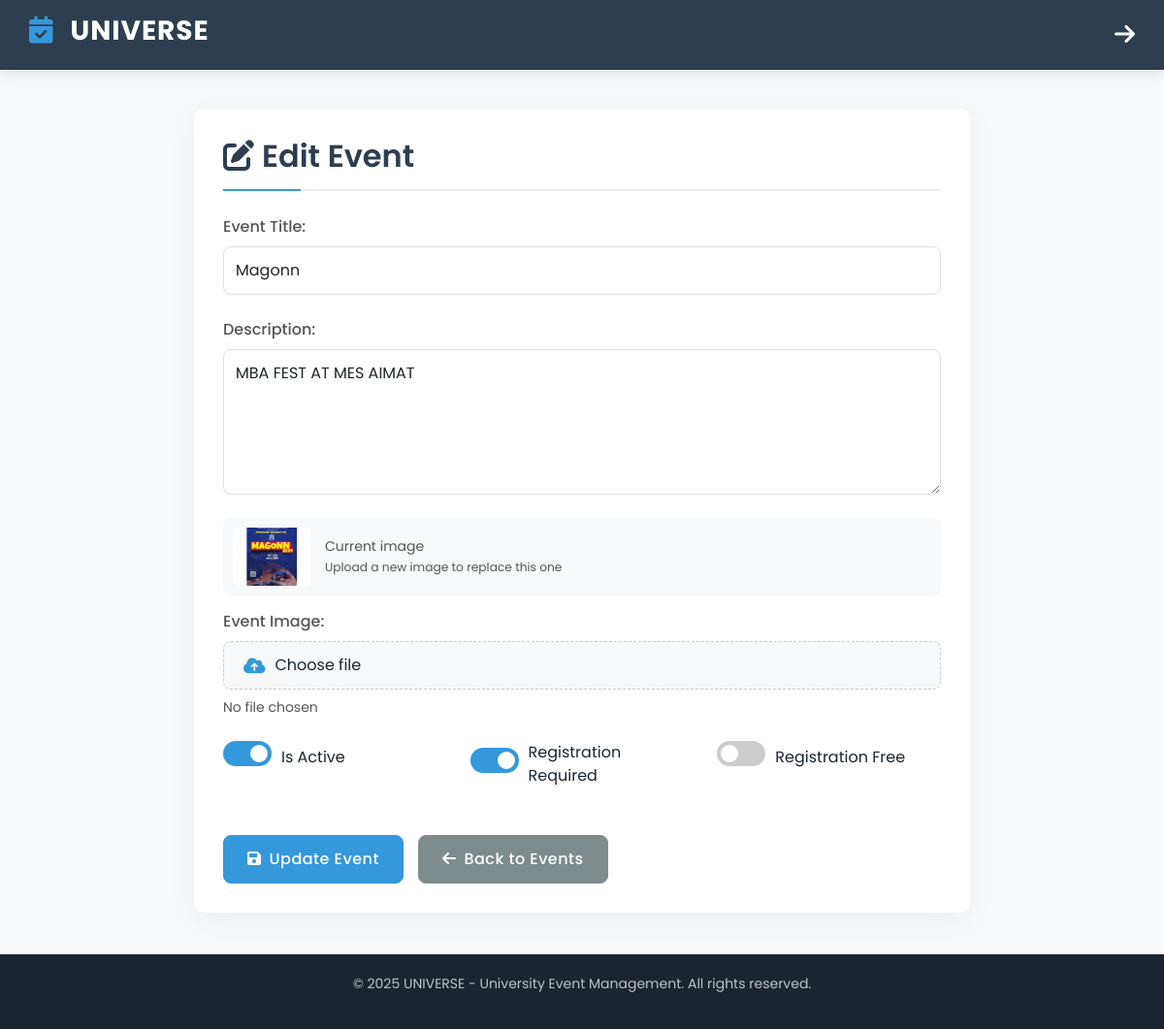
The page /College/events/edit/3/ (signed in) on the database its author committed.
### College/models.py (models this page shows, shortened)
class Event(models.Model):
    college = models.ForeignKey(College, on_delete=models.CASCADE)  # Link to College
    title = models.CharField(max_length=200)  # Event title
    description = models.TextField()  # Event description
    created_at = models.DateTimeField(default=now)  # Timestamp of event creation
    image = models.ImageField(upload_to="events/", blank=True, null=True)  # Optional event image
    is_active = models.BooleanField(default=True)  # Whether event is active or archived
    likes = models.PositiveIntegerField(default=0)  # Number of likes on the event post
    is_registration_required = models.BooleanField(default=False)  # Whether registration is required for the event
    is_registration_free = models.BooleanField(default=True)  # Whether registration is free
    registration_fee = models.DecimalField(max_digits=10, decimal_places=2, null=True, blank=True)  # Registration Fee

### College/views.py (the view, shortened to what this page needs)
# urls.py: path('events/edit/<int:event_id>/', views.edit_event, name='edit_event'),  # Edit event
def edit_event(request, event_id):
    college_id = request.session.get("col")
    if not college_id:
        return redirect("Student:login")
    event = get_object_or_404(Event, id=event_id, college_id=college_id)
    return render(request, "College/Edit_event.html", {"event": event})

### College/templates/College/Edit_event.html (shortened to what this page needs)
<!DOCTYPE html>
<html lang="en">
<head>
    <link href="https://cdn.jsdelivr.net/npm/bootstrap@5.3.0-alpha1/dist/css/bootstrap.min.css" rel="stylesheet">
    <link rel="stylesheet" href="https://cdnjs.cloudflare.com/ajax/libs/font-awesome/6.0.0-beta3/css/all.min.css">
</head>
<body>
    <div class="navbar">
        <h1><i class="fas fa-calendar-check"></i> UNIVERSE</h1>
        <a href="{% url 'College:college_home' %}" style="color: #fff; text-decoration: none; font-size: 24px;">
            <i class="fas fa-arrow-right"></i>
        </a>
    </div>
    <div class="form-container">
        <h2><i class="fas fa-edit me-2"></i>Edit Event</h2>
        <form method="post" enctype="multipart/form-data" id="editEventForm">
            <div class="mb-4">
                <label for="title">Event Title:</label>
                <input type="text" id="title" name="title" class="form-control" value="{{ event.title }}" required>
            </div>
            <div class="mb-4">
                <label for="description">Description:</label>
                <textarea id="description" name="description" class="form-control" required>{{ event.description }}</textarea>
            </div>
            {% if event.image %}
            <div class="current-image">
                <img src="{{ event.image.url }}" alt="{{ event.title }}">
                <div class="current-image-info">
                    <p class="mb-0">Current image</p>
                    <small>Upload a new image to replace this one</small>
                </div>
            </div>
            {% endif %}
            <div class="mb-4">
                <label>Event Image:</label>
                <div class="file-input-container">
                    <div class="file-input-button">
                        <i class="fas fa-cloud-upload-alt"></i>
                        <span>Choose file</span>
                    </div>
                    <div class="file-name" id="fileName">No file chosen</div>
                </div>
            </div>
            <div class="row">
                <div class="col-md-4">
                    <div class="custom-checkbox-container mb-4">
                        <label class="custom-checkbox">
                            <span class="slider"></span>
                        </label>
                        <span class="checkbox-label">Is Active</span>
                    </div>
                </div>
                <div class="col-md-4">
                    <div class="custom-checkbox-container mb-4">
                        <label class="custom-checkbox">
                            <span class="slider"></span>
                        </label>
                        <span class="checkbox-label">Registration Required</span>
                    </div>
                </div>
                <div class="col-md-4">
                    <div class="custom-checkbox-container mb-4">
                        <label class="custom-checkbox">
                            <span class="slider"></span>
                        </label>
                        <span class="checkbox-label">Registration Free</span>
                    </div>
                </div>
            </div>
            <div class="button-container">
                <button type="submit" class="btn btn-primary">
                    <i class="fas fa-save me-2"></i>Update Event
                </button>
                <a href="{% url 'College:college_events' %}" class="btn btn-secondary">
                    <i class="fas fa-arrow-left me-2"></i>Back to Events
                </a>
            </div>
        </form>
    </div>
    <div class="footer">
        <p>&copy; 2025 UNIVERSE - University Event Management. All rights reserved.</p>
    </div>
</body>
</html>

### College/templates/College/Edit_event.html (style rules this page uses)
:root { --primary: #2c3e50; --secondary: #3498db; --accent: #e74c3c; --light: #ecf0f1; --dark: #1a252f; --success: #2ecc71; --warning: #f39c12; }
body { font-family: 'Poppins', sans-serif; background-color: #f8f9fa; color: var(--dark); padding-bottom: 80px; min-height: 100vh; position: relative; }
.navbar { background-color: var(--primary); color: white; padding: 15px 30px; box-shadow: 0 4px 12px rgba(0,0,0,0.1); }
.navbar h1 { font-size: 28px; font-weight: 700; letter-spacing: 1px; }
.navbar h1 i { color: var(--secondary); margin-right: 10px; }
.navbar a { transition: transform 0.3s ease; }
.form-container { max-width: 800px; margin: 40px auto; padding: 30px; background-color: white; border-radius: 10px; box-shadow: 0 8px 30px rgba(0,0,0,0.05); transition: transform 0.3s ease, box-shadow 0.3s ease; }
h2 { color: var(--primary); font-weight: 600; margin-bottom: 25px; padding-bottom: 15px; border-bottom: 2px solid var(--light); position: relative; }
h2:after { content: ''; position: absolute; width: 80px; height: 2px; background-color: var(--secondary); bottom: -2px; left: 0; }
.form-control { border: 1px solid #e0e0e0; padding: 12px; border-radius: 8px; transition: all 0.3s ease; }
textarea.form-control { min-height: 150px; }
label { font-weight: 500; margin-bottom: 8px; color: #555; }
.custom-checkbox-container { display: flex; align-items: center; margin-bottom: 15px; }
.custom-checkbox { position: relative; display: inline-block; width: 50px; height: 26px; margin-right: 10px; }
.slider { position: absolute; cursor: pointer; top: 0; left: 0; right: 0; bottom: 0; background-color: #ccc; transition: .4s; border-radius: 34px; }
.slider:before { position: absolute; content: ""; height: 18px; width: 18px; left: 4px; bottom: 4px; background-color: white; transition: .4s; border-radius: 50%; }
input:checked + .slider { background-color: var(--secondary); }
input:checked + .slider:before { transform: translateX(24px); }
.checkbox-label { font-weight: 400; }
.btn { padding: 12px 24px; border-radius: 8px; font-weight: 500; letter-spacing: 0.5px; transition: all 0.3s ease; }
.btn-primary { background-color: var(--secondary); border-color: var(--secondary); }
.btn-secondary { background-color: #7f8c8d; border-color: #7f8c8d; }
.button-container { display: flex; gap: 15px; margin-top: 25px; }
.file-input-container { position: relative; margin-bottom: 20px; }
.file-input-button { display: flex; align-items: center; gap: 10px; padding: 12px 20px; background-color: #f8f9fa; border: 1px dashed #ccc; border-radius: 8px; cursor: pointer; transition: all 0.3s ease; }
.file-input-button i { color: var(--secondary); font-size: 18px; }
.file-name { margin-top: 8px; font-size: 14px; color: #555; }
.current-image { display: flex; align-items: center; gap: 15px; margin-bottom: 15px; padding: 10px; background-color: #f8f9fa; border-radius: 8px; }
.current-image img { width: 80px; height: 60px; object-fit: cover; border-radius: 4px; }
.current-image-info { font-size: 14px; color: #555; }
.footer { background-color: var(--dark); color: #bdc3c7; text-align: center; padding: 20px; position: absolute; bottom: 0; width: 100%; font-size: 14px; }

### rows shown on the page
Event: title "Magonn", description "MBA FEST AT MES AIMAT", image (picture)
